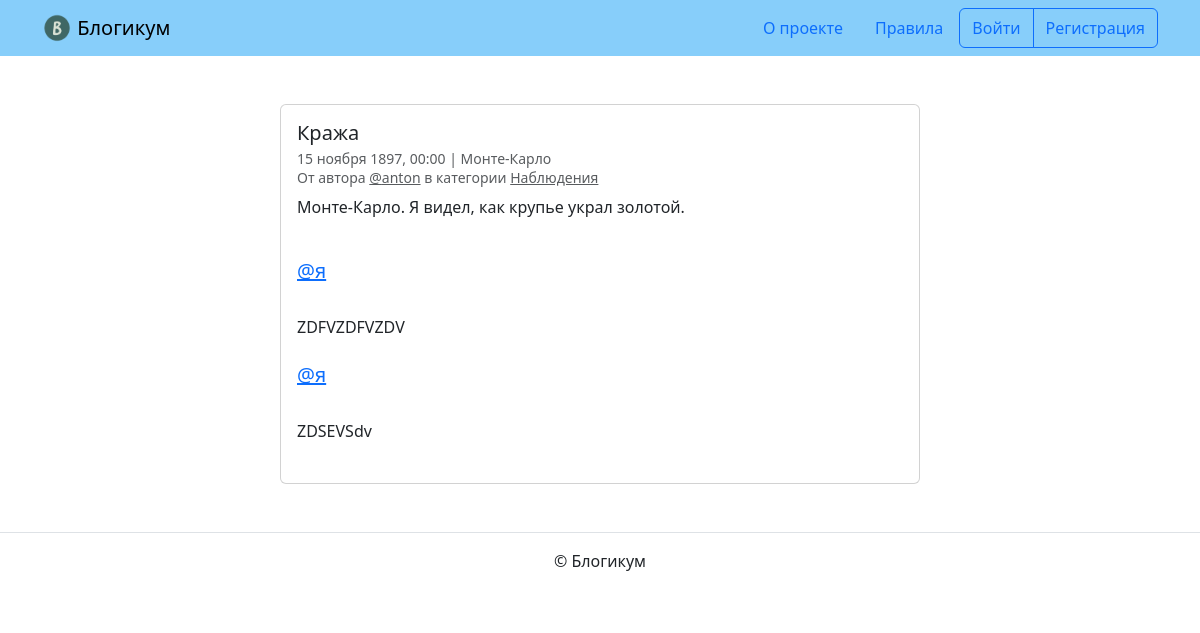
/posts/22/, run on the app's committed database.
### blog/models.py (models this page shows, shortened)
class Post(models.Model):
    title = models.CharField(max_length=256, verbose_name='Заголовок')
    text = models.TextField(verbose_name='Текст')
    pub_date = models.DateTimeField(verbose_name='Дата и время публикации',
                                    help_text="Если установить дату и вре"
                                    "мя в будущем — можно делать отложе"
                                    "нные публикации.")
    author = models.ForeignKey(User, on_delete=models.CASCADE,
                               verbose_name='Автор публикации')
    image = models.ImageField(upload_to='posts/', blank=True, null=True)
    location = models.ForeignKey(Location, on_delete=models.SET_NULL,
                                 null=True, verbose_name='Местоположение')
    category = models.ForeignKey(Category, on_delete=models.SET_NULL,
                                 null=True, verbose_name='Категория')
    is_published = models.BooleanField(default=True,
                                       verbose_name='Опубликовано',
                                       help_text="Снимите галочку"
                                       ", чтобы скрыть публикацию.")
    created_at = models.DateTimeField(auto_now_add=True,
                                      verbose_name='Добавлено')
    class Meta:
        verbose_name = 'публикация'
        verbose_name_plural = 'Публикации'

class Location(models.Model):
    name = models.CharField(max_length=256, verbose_name='Название места')
    is_published = models.BooleanField(default=True,
                                       verbose_name='Опубликовано',
                                       help_text="Снимите галочку"
                                       ", чтобы скрыть публикацию.")
    created_at = models.DateTimeField(auto_now_add=True,
                                      verbose_name='Добавлено')
    class Meta:
        verbose_name = 'местоположение'
        verbose_name_plural = 'Местоположения'

class Category(models.Model):
    title = models.CharField(max_length=256, verbose_name='Заголовок')
    description = models.TextField(verbose_name='Описание')
    slug = models.SlugField(unique=True, verbose_name='Идентификатор',
                            help_text="Идентификатор страницы для URL"
                            "; разрешены символы латиницы, цифры"
                            ", дефис и подчёркивание.")
    is_published = models.BooleanField(default=True,
                                       verbose_name='Опубликовано',
                                       help_text="Снимите галочку"
                                       ", чтобы скрыть публикацию.")
    created_at = models.DateTimeField(auto_now_add=True,
                                      verbose_name='Добавлено')
    class Meta:
        verbose_name = 'категория'
        verbose_name_plural = 'Категории'

class Comment(models.Model):
    post = models.ForeignKey(Post, on_delete=models.CASCADE,
                             related_name='comments')
    author = models.ForeignKey(User, on_delete=models.CASCADE,
                               related_name='comments')
    text = models.TextField()
    created = models.DateTimeField(auto_now_add=True)

### blog/views.py (the view)
# urls.py: path('posts/<int:id>/', views.post_detail, name='post_detail'),
def post_detail(request, id):
    post = get_object_or_404(Post, pk=id)
    if not post.is_published:
        if request.user != post.author:
            from django.http import Http404
            raise Http404("Пост не найден")
    if post.category and not post.category.is_published:
        if request.user != post.author:
            from django.http import Http404
            raise Http404("Пост не найден")
    if post.is_published and post.pub_date > timezone.now():
        if request.user != post.author:
            from django.http import Http404
            raise Http404("Пост еще не опубликован")
    comments = post.comments.all()
    from django import forms
    class CommentForm(forms.Form):
        text = forms.CharField(
            widget=forms.Textarea(attrs={'rows': 3}),
            label='Добавить комментарий'
        )
    form = CommentForm()
    return render(request, 'blog/detail.html', {
        'post': post,
        'form': form,
        'comments': comments
    })

### templates/blog/detail.html (shortened to what this page needs)
{% extends "base.html" %}
{% block content %}
  <div class="col d-flex justify-content-center">
    <div class="card" style="width: 40rem;">
      <div class="card-body">
        <h5 class="card-title">{{ post.title }}</h5>
        <h6 class="card-subtitle mb-2 text-muted">
          <small>
            {{ post.pub_date|date:"d E Y, H:i" }} | {% if post.location and post.location.is_published %}{{ post.location.name }}{% else %}Планета Земля{% endif %}<br>
            От автора <a class="text-muted" href="{% url 'blog:profile' post.author.username %}">@{{ post.author.username }}</a> в
            категории {% include "includes/category_link.html" %}
          </small>
        </h6>
        <p class="card-text">{{ post.text|linebreaksbr }}</p>
        {% include "includes/comments.html" %}
      </div>
    </div>
  </div>
{% endblock %}

### templates/includes/category_link.html
<a class="text-muted" href="{% url 'blog:category_posts' post.category.slug %}">
  {{ post.category.title }}
</a>

### templates/includes/comments.html (shortened to what this page needs)
{% if user.is_authenticated %}
  {% load django_bootstrap5 %}
{% endif %}
<br>
{% for comment in comments %}
  <div class="media mb-4">
    <div class="media-body">
      <h5 class="mt-0">
        <a href="{% url 'blog:profile' comment.author.username %}" name="comment_{{ comment.id }}">
          @{{ comment.author.username }}
        </a>
      </h5>
      <br>
      {{ comment.text|linebreaksbr }}
    </div>
  </div>
{% endfor %}

### data on the page
Post: title "Кража", pub_date "15 ноября 1897, 00:00", location.name "Монте-Карло", author.username "anton", category "Наблюдения", text "Монте-Карло. Я видел, как крупье украл золотой."
Comment: author.username "я", text "ZDFVZDFVZDV"
Comment: author.username "я", text "ZDSEVSdv"
